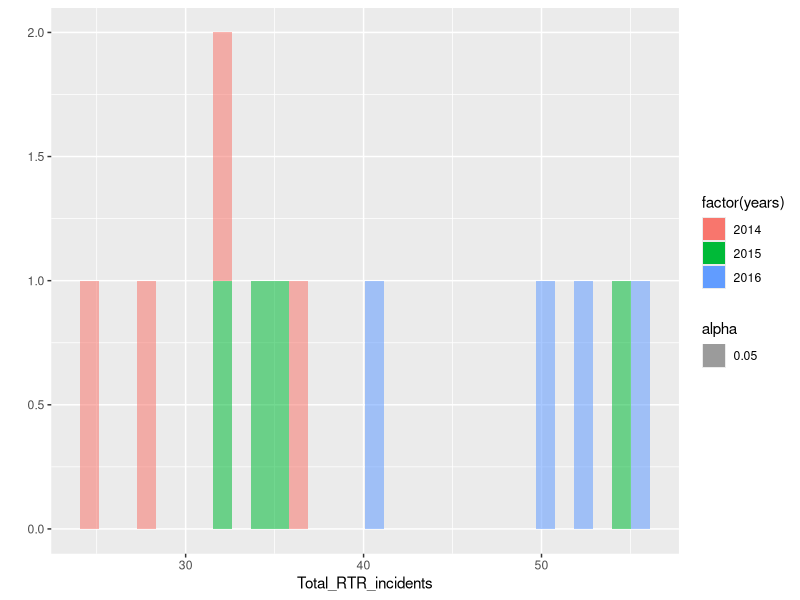
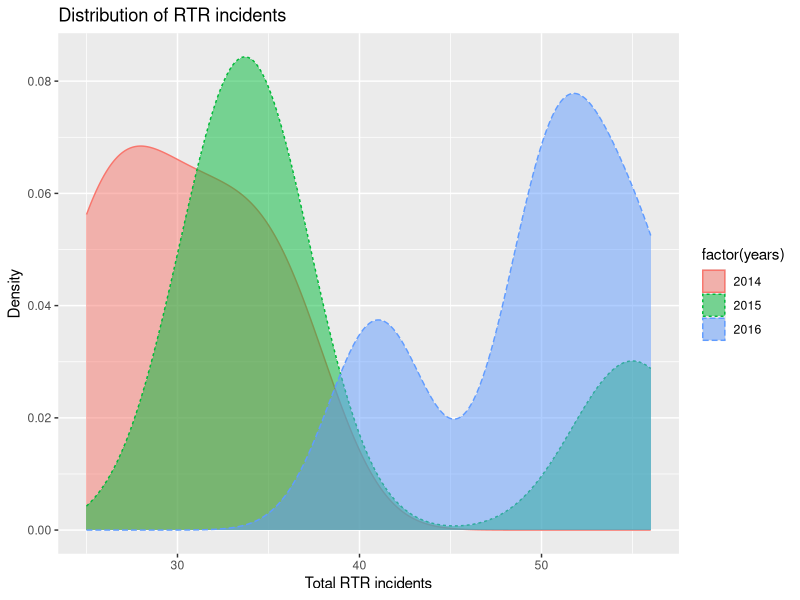
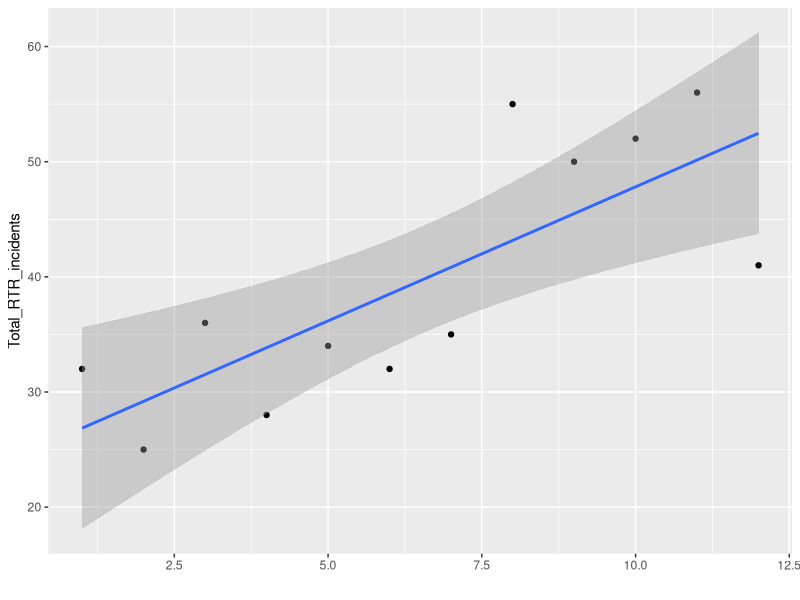
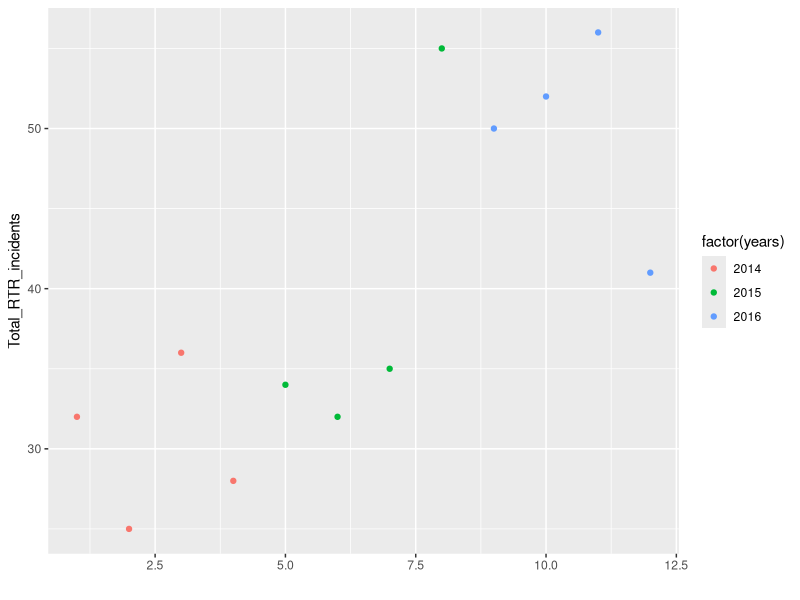
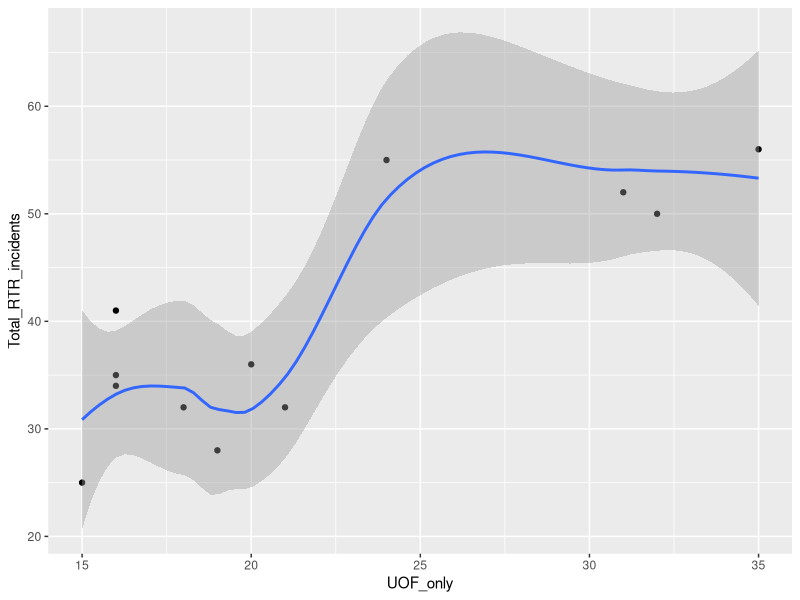
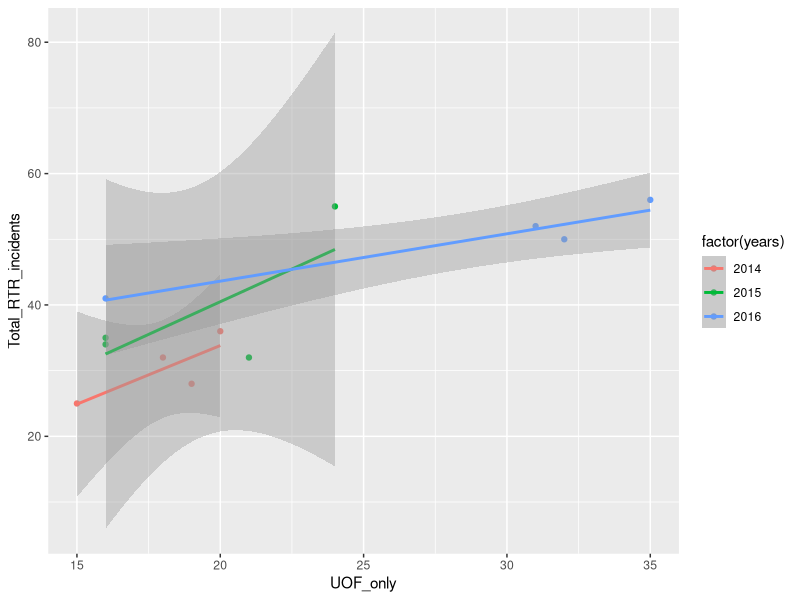
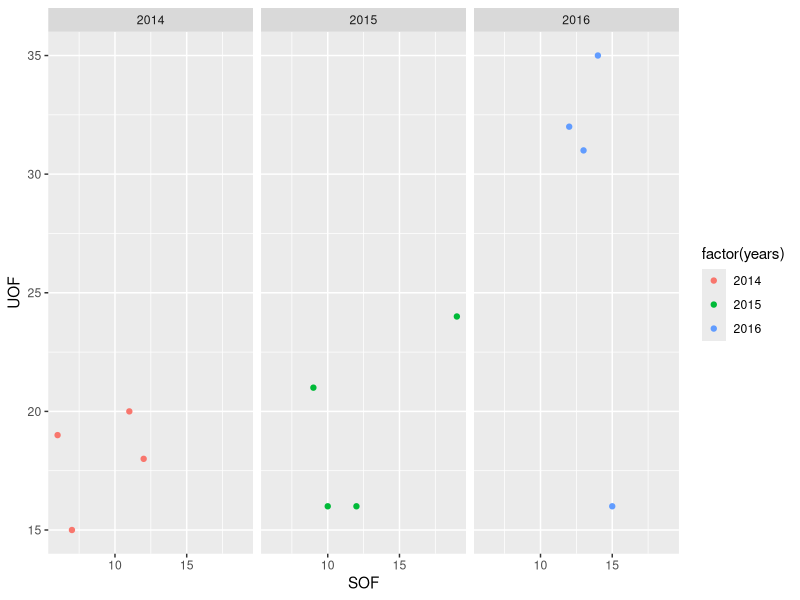
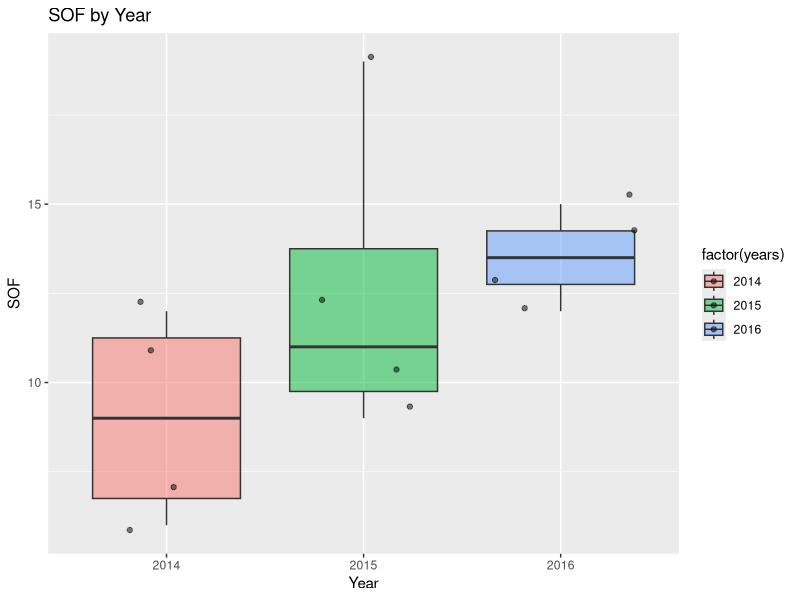

Write R code to recreate these figures, in order.
# Continuing to work with the RTR data

library(readr)
df <- read_csv("dfCrime.csv")

# notice we loaded in the version of the data with the years column
# Let's get the colummn names and summary data
names(df)
summary(df)

# Now we're moving on to work with ggplot2
# This is an advanced data visualization library
# That we can use to make our charts

library(ggplot2)
library(ggthemes)


#--------
# qplot is a way to do quick exploratory graphics with ggplot
# kind of like the base graphics we started with
# Here's a good intro doc
# http://www.statmethods.net/advgraphs/ggplot2.html

# let's start with a histogram
qplot(Total_RTR_incidents,
      data=df,
      alpha=.05, # sets transparency 
      fill=factor(years)
)

# qplot has a number of options

# now a simple density plot
qplot(Total_RTR_incidents, data=df, 
      geom="density",
      color=factor(years),
      fill=factor(years),
      linetype = factor(years),
      alpha=I(.5), # I() keeps alpha out of legend
      main="Distribution of RTR incidents", 
      xlab="Total RTR incidents",
      ylab="Density")


# Here's a simple scatter
# geom_smooth is a way of adding the trend over
# the gray area is the 95% confidence interval
# Generally, the closer that is to the trend line
# the tighter the correlation
qplot(y=Total_RTR_incidents,
      data=df
      ) + geom_smooth(method = "lm")

# simple scatter, with years by color
qplot(y=Total_RTR_incidents,
      data=df,
      color=factor(years)
)

# simple scatter with smoothed trend line
# requires an x value
qplot(UOF_only,Total_RTR_incidents,
      data=df,
      geom=c("point","smooth")
)

# simple scatter, lines not smoothed
# and years as factor
qplot(UOF_only,Total_RTR_incidents,
      data=df,
      color=factor(years)
) + geom_smooth(method = "lm")#, se = FALSE) 
# se would hide 95% conf

# facet grid compares SOF and UOF
# But divides space by year
qplot(SOF_only,UOF_only,
      data=df, 
      color=factor(years),
      xlab="SOF", ylab="UOF") + facet_grid(. ~ factor(years))
# for facet_grid, you can replace the . ~ with another
# factor and it will do both, like
# Total_RTR_incidents ~ factor(years)

# here's the box plot
qplot(factor(years), SOF_only, 
      data=df, 
      geom=c("boxplot", "jitter"),
      fill=factor(years), 
      alpha=I(.5),
      main="SOF by Year",
      xlab="Year", ylab="SOF")

# Now a dot plot
qplot(factor(Year_Quarter), SOF_only, 
      data=df, 
      geom=c("dotplot"),
      fill=factor(years), 
      stackdir = "center", binaxis = "y",
      main="SOF by Year, quarter",
      xlab="Year", ylab="SOF")  + coord_flip()

# Generally, qplot allows you to do about the same thing
# as the base plotting that comes with R
# you can choose either 
# Next, we're going to start producing
# really publication-ready charts
# But first, we'll need to prepare the data
